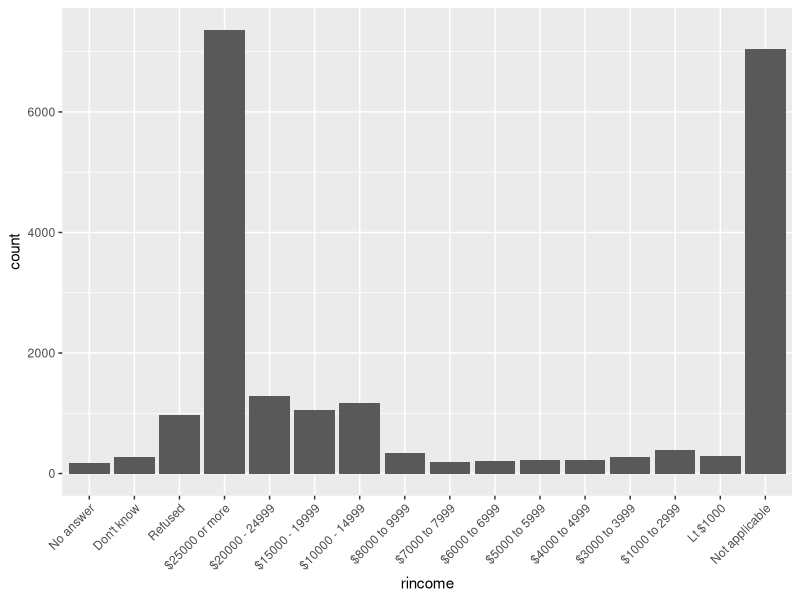
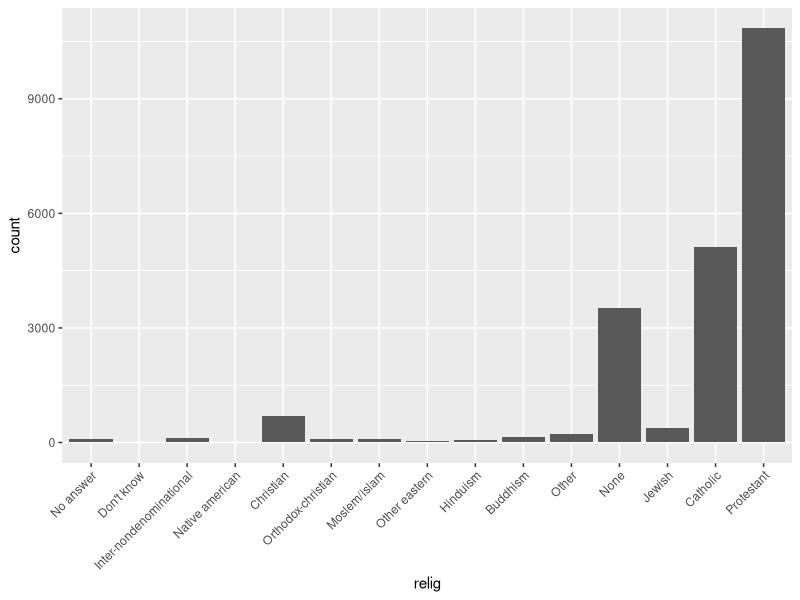
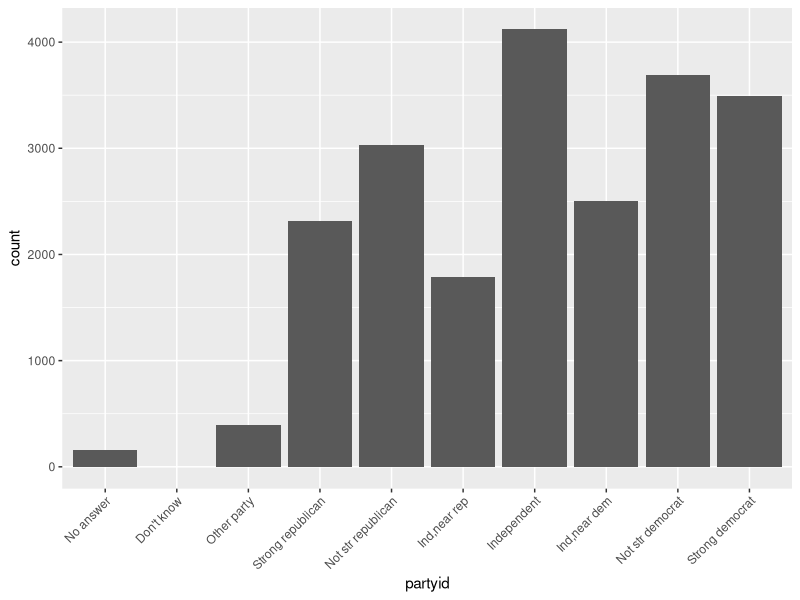
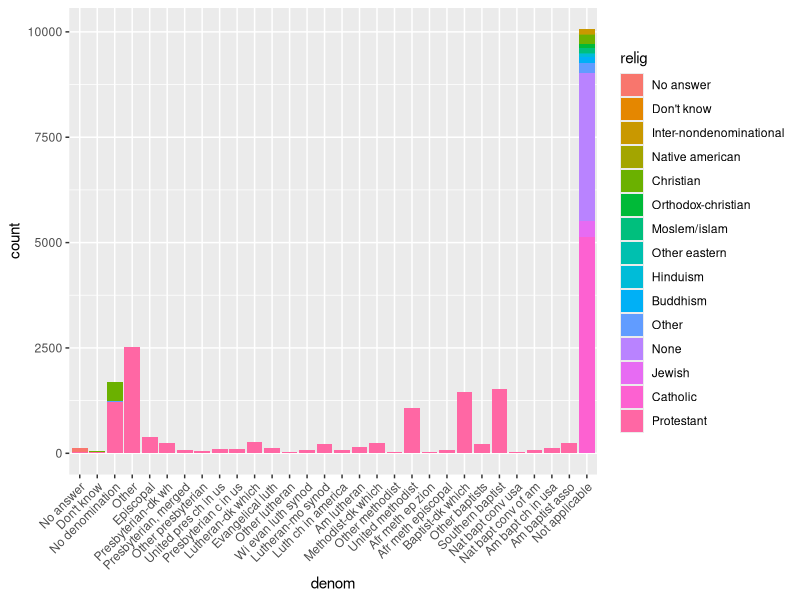
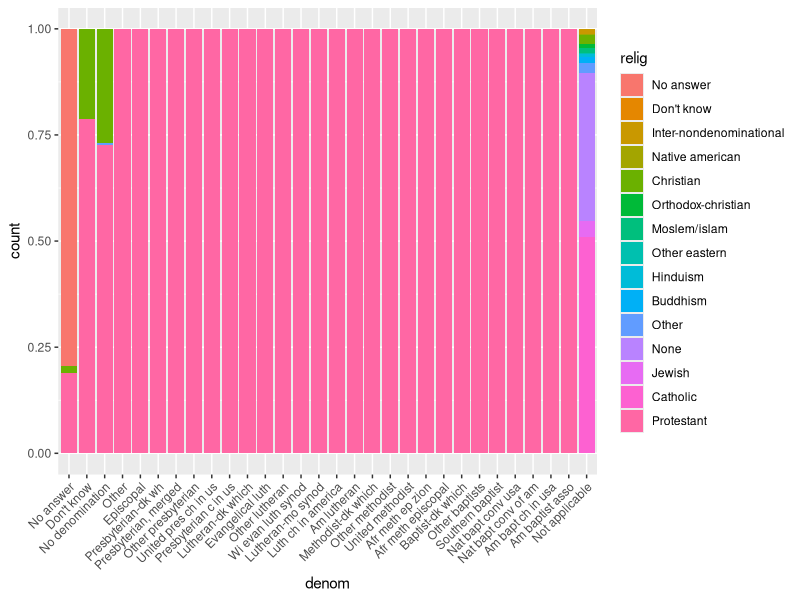
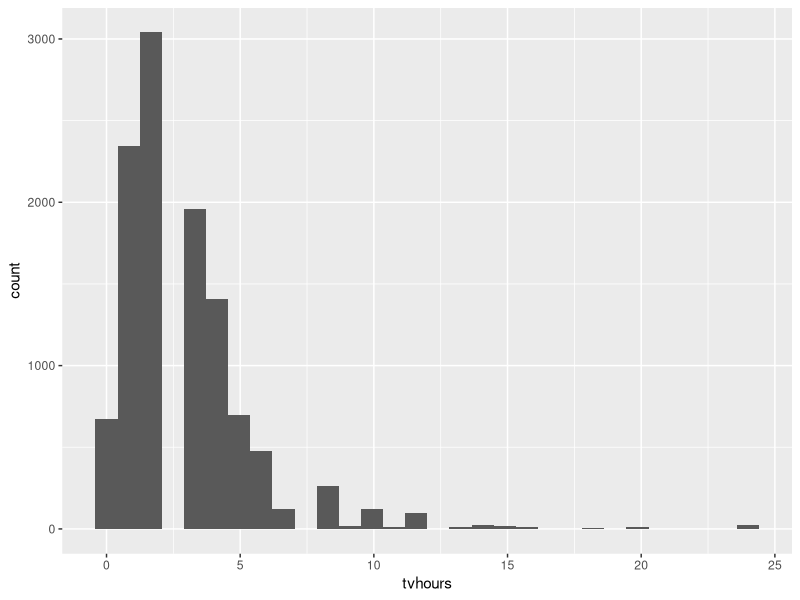

Here is the R script that generated these plots, in order:
## ---- chunk 1
library(tidyverse)
## ---- chunk 2
p = NA
paste("the value of p is ", p)
str_c("the value of p is ", p)
## ---- chunk 3
join_me <- c(88, "hello", "world")
str_c(88, "hello", "world")
str_c(88, "hello", "world", sep = ", ")
# sep does not place the commas if a premade vector is fed into str_c
str_c(join_me, sep = ", ")

# use collapse instead if you want to place separators into premade vector
str_c(join_me, collapse = ", ")

## ---- chunk 4
get_middle <- function (my_str) {
  if (str_length(my_str)%%2 != 0){
    return (str_sub(my_str, ceiling(str_length(my_str)/2), ceiling(str_length(my_str)/2)))
  } else {
    return (str_sub(my_str, ceiling(str_length(my_str)/2), ceiling(str_length(my_str)/2+1)))
  }
}

get_middle ("qwert")
get_middle ("qwerty")
## ---- chunk 5
long_string <- 'Lorem ipsum dolor sit amet, consectetur adipiscing elit, sed do eiusmod tempor incididunt ut labore et dolore magna aliqua.'

long_string
str_wrap(long_string, width = 30)

## ---- chunk 6
whitespace <- "  why is there whitespace on both sides?   "
whitespace
str_trim(whitespace)
str_pad("add some whitespace to the left!", 40, side = "left")
## ---- chunk 7
# function name is convert_str
convert_str <- function (str_vector) {
  if (length(str_vector) == 0) {
    return ("")
  } else if (length (str_vector) == 1) {
    return (str_vector[1])
  } else {
    combined_minus_last <- str_c(str_vector[1:(length(str_vector)-1)], collapse = ", ") # collapse all items except the last one
    return( str_c (combined_minus_last, ", and ", str_vector[length(str_vector)])) # concatenate the word "and" and the last item
  }
}

convert_str(c("fee", "fi", "fo", "fum"))
convert_str(c("fee"))
convert_str(c())
## ---- chunk 8
literal_backslash <- "hello_\\_world"
# str_view(literal_backslash, "\\\\")
str_extract(literal_backslash, "\\\\")

# errors
# x <- "\"
# x <- "\\\"
## ---- chunk 9
example <- "hello_\"\'\\_world"
writeLines(example)
# str_view(example, "\"\'\\\\" )
str_extract(example, "\"\'\\\\" )
## ---- chunk 10
# test <- "\..\..\.." # errors

# need to double backslash within the string
test <- "\\..\\..\\.."
writeLines(test)
## ---- chunk 11
test <- "$^$hello"
writeLines(test)
# str_view(test, "\\$\\^\\$")
str_extract(test, "\\$\\^\\$")
## ---- chunk 12
# display a sample of stringr::words
head(words)

# starts with "y"
# str_view(words, "^y", match = T)
str_subset(words, "^y")
# ends with "x"
# str_view(words, "x$", match = T)
str_subset(words, "x$")
# are exactly 3 letters long
# str_view(words, "^...$")
str_subset(words, "^...$") %>% head(10)
# have seven letters or more
# str_view(words, "^.......")
str_subset(words, "^.......") %>% head(10)
## ---- chunk 13
# starts with a vowel
# str_view(words, "^[aeiou]")
str_subset(words, "^[aeiou]") %>% head(10)
# only contain consonants
# str_view(words, "^[^aeiou]+$", match = T)
str_subset(words, "^[^aeiou]+$")
# ends with ed, but not eed
# str_view(words, "[^e]ed$", match = T)
str_subset(words, "[^e]ed$")
# ends with ing or ise
# str_view(words, "ing$|ise$", match = T)
str_subset(words, "ing$|ise$")
## ---- chunk 14
# list words that contain i before e, after a c. if this yields matches, then the rule is false!
# str_view(words, "cie", match = T)
# str_view(words, "cei", match = T)
# str_view(words, "[^c]ei", match = T)
# str_view(words, "[^c]ie", match = T)

str_subset(words, "cie")
str_subset(words, "cei")
str_subset(words, "[^c]ei")
str_subset(words, "[^c]ie")
## ---- chunk 15
# list words that contain q followed by any character
# str_view(words, "q.", match = T)
str_subset(words, "q.")
# list words that contain q followed by something other than u (no matches)
# str_view(words, "q[^u]", match = T)
str_subset(words, "q[^u]")
## ---- chunk 16
# str_view(words, "lou|ise", match = T)
str_subset(words, "lou|ise")
## ---- chunk 17
# str_view ( c("(123) 456 - 7890 is a fake number,","and (555) 555 - 5555 is also a fake number"), "\\(\\d\\d\\d\\)\\s\\d\\d\\d\\s-\\s\\d\\d\\d\\d")
str_extract ( c("(123) 456 - 7890 is a fake number,","and (555) 555 - 5555 is also a fake number"), "\\(\\d\\d\\d\\)\\s\\d\\d\\d\\s-\\s\\d\\d\\d\\d")

# same regex using brackets
# str_view ( c("(123) 456 - 7890 is a fake number,","and (555) 555 - 5555 is also a fake number"), "\\(\\d{3}\\)\\s\\d{3}\\s-\\s\\d{4}")
str_extract ( c("(123) 456 - 7890 is a fake number,","and (555) 555 - 5555 is also a fake number"), "\\(\\d{3}\\)\\s\\d{3}\\s-\\s\\d{4}")

writeLines(c("(\\d\\d\\d)\\d\\d\\d-\\d\\d\\d\\d", "\\(\\d{3}\\)\\s\\d{3}\\s-\\s\\d{4}"))
## ---- chunk 18
# str_view(words, "^.*$")
# str_view("hello world, {hello world} hello world", "\\{.+\\}")
# str_view("5555-55-55asdf", "\\d{4}-\\d{2}-\\d{2}")
# str_view("\\\\\\\\asdf", "\\\\{4}")

str_subset(words, "^.*$") %>% head(10)
str_extract("hello world, {hello world} hello world", "\\{.+\\}")
str_extract("5555-55-55asdf", "\\d{4}-\\d{2}-\\d{2}")
str_extract("\\\\\\\\asdf", "\\\\{4}")
## ---- chunk 19
# three consonants
# str_view("street", '[^aeiou]{3}')
str_extract("street", '[^aeiou]{3}')

#three or more vowels in a row:
# str_view("streeet", '[aeiou]{3,}')
str_extract("streeet", '[aeiou]{3,}')

# two or more vowel-consonant pairs in a row:
# str_view("streettttt", '([aeiou][^aeiou]|[^aeiou][aeiou]){2,}')
str_extract("streettttt", '([aeiou][^aeiou]|[^aeiou][aeiou]){2,}')
## ---- chunk 20
# str_view("woohooo!", "(.)\\1\\1")
str_extract("woohooo!", "(.)\\1\\1")
## ---- chunk 21
# str_view("belle", "(.)(.)\\2\\1")
str_extract("belle", "(.)(.)\\2\\1")
## ---- chunk 22
# str_view("cacao beans", "(..)\\1")
str_extract("cacao beans", "(..)\\1")
## ---- chunk 23
# str_view("lululemon", "(.).\\1.\\1")
str_extract("lululemon", "(.).\\1.\\1")
## ---- chunk 24
# str_view("but the tub is full", "(.)(.)(.).*\\3\\2\\1")
str_extract("but the tub is full", "(.)(.)(.).*\\3\\2\\1")
## ---- chunk 25
# str_view(c("regular","expressions", "a", "aa"), "^(.).*\\1$")
str_subset(c("regular","expressions", "a", "aa"), "^(.).*\\1$")
## ---- chunk 26
# str_view(c("church", "no repeats", "papaya"), "(..).*\\1")
str_subset(c("church", "no repeats", "papaya"), "(..).*\\1")
## ---- chunk 27
# this only works for individual words
# str_view(c("eleven", "apply", "papaya", "bananas", "will this match spaces?","letters next"), "(.).*\\1.*\\1")
str_subset(c("eleven", "apply", "papaya", "bananas", "will this match spaces?","letters next"), "(.).*\\1.*\\1")

# this will exclude whitespace and only match if a word within a sentence has a letter repeated 3 times.
# str_view(c("eleven", "apply", "papaya", "bananas", "will this match spaces?", "letters next"), "([^\\s])[^\\s]*\\1[^\\s]*\\1")
str_subset(c("eleven", "apply", "papaya", "bananas", "will this match spaces?", "letters next"), "([^\\s])[^\\s]*\\1[^\\s]*\\1")
## ---- chunk 28
# single expression
str_subset(words, "^x|x$")
# multiple str_detect() calls
c(words[str_detect(words, "^x")], words[str_detect(words, "x$")])
## ---- chunk 29
# single expression
str_subset(words, "^[aeiou].*[^aeiou]$")
# multiple str_detect() calls
words [ str_detect(words, "^[aeiou]") & str_detect(words, "[^aeiou]$")]
## ---- chunk 30
# multiple str_detect() calls
words[str_detect(words, "a") & str_detect(words, "e") &  str_detect(words, "i") & str_detect(words, "o") & str_detect (words, "u")]
# words with a, e, i, and o (no u)
words[str_detect(words, "a") & str_detect(words, "e") &  str_detect(words, "i") & str_detect(words, "o") ]
## ---- chunk 31
# create indexed words tibble
df <- tibble(
  word = words, 
  i = seq_along(word)
)
# calculate number of vowels and proportion of vowels by word
vowels <- df %>%
  mutate ( num_vowels = str_count(words, "[aeiou]"),
           length_word = str_length(words),
           proportion_vowel = num_vowels/length_word)
# sort by words with highest number or proportion of vowels
vowels %>%
  arrange (desc(num_vowels))
vowels %>%
  arrange (desc(proportion_vowel))

## ---- chunk 32
colours <- c("red", "orange", "yellow", "green", "blue", "purple")
colours_fixed <- str_c("\\s", colours, "\\s")
colours_fixed
colour_match <- str_c(colours_fixed, collapse = "|")
has_colour <- str_subset(sentences, colour_match)
has_colour

more <- sentences[str_count(sentences, colour_match) > 1]
# str_view_all(more, colour_match)
str_extract_all (more, colour_match)
## ---- chunk 33
first_words <- str_extract(sentences, "^.+?\\s")
head(first_words,20)
## ---- chunk 34
with_ing <- str_subset(sentences, "ing\\b")
head(with_ing)
words_ing <- str_extract(with_ing, "\\b\\w+ing\\b")
words_ing

## ---- chunk 35
with_plural <- str_subset(sentences, "\\b\\w+s\\s")
head(with_plural)
words_plural <- str_extract(with_plural, "\\b\\w+s\\s")
head(words_plural)
## ---- chunk 36
# regex to detect numbers with words after them
afternumber <- "\\b((one|two|three|four|five|six|seven|eight|nine|ten|eleven|twelve|thirteen|fifteen|eighteen|twenty|thirty|fifty|eighty)(ty|teen)?) ([^ ]+)"

# find all sentences that have a match with the regex
has_number <- sentences %>%
  str_subset(afternumber) %>%
  head(10)

# display what the match for each sentence was
has_number %>% 
  str_extract(afternumber)
# display the separate parts of each match.
has_number %>% 
  str_match(afternumber)
# use tidyr::extract() to extract matches for each part of the regex and display output in a neat table
tibble(sentence = sentences) %>% 
  tidyr::extract(
    sentence, c("complete_number", "number","teen_or_ty", "word"), afternumber, 
    remove = FALSE
  ) %>%
  select(sentence, complete_number, word) %>%
  na.omit()
## ---- chunk 37
contractions <- "\\b(\\w+)('|-)(\\w+)\\b"
has_contraction <- sentences %>%
  str_subset(contractions) %>%
  head(10)
has_contraction %>% 
  str_extract(contractions)

has_contraction %>% 
  str_match(contractions)

tibble(sentence = sentences) %>% 
  tidyr::extract(
    sentence, c("before_contraction", "contraction","after_contraction"), contractions, 
    remove = FALSE
  ) %>%
  mutate (
    complete = str_extract (sentence, contractions)
  )%>%
  na.omit()


## ---- chunk 38
sample <- "this/has/too/many/slashes/!"
sample
str_replace_all (sample, "/", "\\\\")
## ---- chunk 39
sample <- "The CaPS iS gOiNg CrAZy!"

# gsub does this more efficiently!
gsub ("([A-Z])", "\\L\\1", perl=TRUE, sample)

# this doesn't work in stringr!!
str_replace_all ( sample, "([A-Z])", "\\L\\1")

# if we must use stringr, we have to painfully write out all the replacements...
str_replace_all (sample, c("A" ="a", "C" = "c", "T" = "t", "P" = "p", "S" = "s", "O" = "o", "N" = "n", "Z" = "z"))

## ---- chunk 40
# swap the first and last letters in the words dataset
swapped <- str_replace (words, "^(.)(.*)(.)$", "\\3\\2\\1")
head(swapped, 10)
# find out which words in the swapped list still match words in the original words dataset
intersect(words, swapped)
## ---- chunk 41
sample <- "apples, pears, and bananas"
# use ", " to split the string
str_split(sample, " ")[[1]]
# use boundary() to split the string
str_split(sample, boundary("word"))[[1]]
## ---- chunk 42
sample <- "apples, pears, and bananas"
# use ", " to split the string
str_split(sample, "")[[1]]
str_split(sample, boundary("character"))[[1]]
## ---- chunk 43
sample <- c("this has a \\ backslash", "this doesn't have one", "this has a \\ backslash" )
sample
str_subset(sample, regex("\\\\"))
str_subset(sample, fixed("\\"))
## ---- chunk 44
# extract all the words in sentences
word_matrix <- str_extract_all(sentences, boundary("word"), simplify = T)
word_vector <- as.vector(word_matrix)
head(word_vector)

# use group_by, count(), and arrange() to find the top 5 words
tibble(word_vector) %>%
  group_by(word_vector) %>%
  count() %>%
  arrange(desc(n))
## ---- chunk 45
library(stringi)
# count number of words
stri_count_words(sentences) %>% head(10)

# find duplicated strings
sample <- c("hello", "hello", "world", "this", "hello")
stri_duplicated(sample)

# generate random text
stri_rand_strings(5, 10)
## ---- chunk 46
# sort the sentences vector, locale = en_US
stri_sort(sentences, decreasing = TRUE, locale = "en_US") %>% head(10)

## ---- chunk 47
library(forcats)
library(tidyverse)
## ---- chunk 48
summary(gss_cat$rincome)
ggplot(gss_cat, aes(rincome)) +
  geom_bar() +
  theme(axis.text.x = element_text(angle = 45, hjust = 1))
## ---- chunk 49
ggplot(gss_cat, aes(relig)) +
  geom_bar() +
  theme(axis.text.x = element_text(angle = 45, hjust = 1))
ggplot(gss_cat, aes(partyid)) +
  geom_bar() +
  theme(axis.text.x = element_text(angle = 45, hjust = 1))
## ---- chunk 50

gss_cat %>%
  group_by (denom, relig) %>%
  count()

ggplot(gss_cat, aes(denom)) +
  geom_bar(aes(fill = relig)) +
  theme(axis.text.x = element_text(angle = 45, hjust = 1))
ggplot(gss_cat, aes(denom)) +
  geom_bar(aes(fill = relig), position = "fill") +
  theme(axis.text.x = element_text(angle = 45, hjust = 1))
## ---- chunk 51
ggplot(gss_cat, aes (tvhours)) +
  geom_histogram()
## ---- chunk 52
levels(gss_cat$marital)
levels(gss_cat$race)
levels(gss_cat$rincome)
levels(gss_cat$partyid)
levels(gss_cat$relig)
levels(gss_cat$denom)
## ---- chunk 53
library(lubridate)
## ---- chunk 54
ymd(c("2010-10-10", "bananas"))
## ---- chunk 55
d1 <- "January 1, 2010"
d2 <- "2015-Mar-07"
d3 <- "06-Jun-2017"
d4 <- c("August 19 (2015)", "July 1 (2015)")
d5 <- "12/30/14" # Dec 30, 2014
